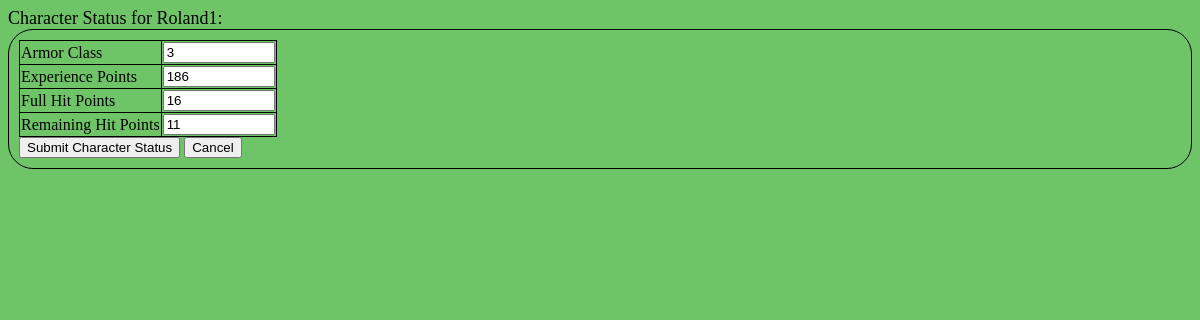
Screenshot of /osric_character_tools/editcharacterstatus.php?CharacterId=45 with the database file from the repository.
### tables this page shows
CREATE TABLE IF NOT EXISTS `characters` (
  `CharacterName` varchar(255) NOT NULL,
  `CharacterGender` int(11) NOT NULL,
  `CharacterAge` float NOT NULL,
  `CharacterHeight` float NOT NULL,
  `CharacterWeight` float NOT NULL,
  `CharacterId` bigint(20) unsigned NOT NULL AUTO_INCREMENT,
  `CharacterAlignment` int(11) NOT NULL,
  `RaceId` bigint(20) NOT NULL,
  PRIMARY KEY (`CharacterId`)
);

CREATE TABLE IF NOT EXISTS `character_status` (
  `CharacterId` bigint(20) NOT NULL,
  `CharacterStatusArmourClass` int(11) NOT NULL,
  `CharacterStatusExperiencePoints` int(11) NOT NULL,
  `CharacterStatusFullHitPoints` int(11) NOT NULL,
  `CharacterStatusRemainingHitPoints` int(11) NOT NULL
);

### osric_character_tools/inc/OsricDb.php (called while the page is built, shortened)
<?php
class OsricDb
{
	protected $cxn;
	public function doInit($aHost,$aUser,$aPasswd)
	{
		$aDbname = "osric_db";
		$this->cxn = mysqli_connect($aHost,$aUser,$aPasswd,$aDbname) or die("Couldn't connect to server");
	}
	public function getCharacter($characterId)
	{
		if($characterId == -1)
		{
			$row['CharacterName'] = "Dummy";
			$row['CharacterGender'] = "1";
			$row['CharacterAge'] = "42";
			$row['CharacterHeight'] = "65";
		}
		else
		{
			$query = sprintf("SELECT * FROM characters WHERE CharacterId='%s'",$characterId);
			$result = mysqli_query($this->cxn,$query) or die("Couldn't execute query.");
			$row = mysqli_fetch_assoc($result);
		}
		return $row;
	}
	public function getCharacterStatus($characterId)
	{
		$query = sprintf("SELECT * FROM `character_status` WHERE CharacterId='%s'",$characterId);
		$result = mysqli_query($this->cxn,$query) or die("Couldn't execute query:".$query);
		$row = mysqli_fetch_assoc($result);
		return $row;
	}
}
?>

### osric_character_tools/editcharacterstatus.php (the view, shortened to what this page needs)
<?php
$characterId = $_GET['CharacterId'];
require_once(dirname(__FILE__)."/inc/OsricDb.php");
$myOsricDb = new OsricDb();
$myOsricDb->doInit($host,$user,$passwd);
$character = $myOsricDb->getCharacter($characterId);
$characterStatus = $myOsricDb->getCharacterStatus($characterId);
$labels = array("CharacterStatusArmourClass"=>"Armor Class","CharacterStatusExperiencePoints"=>"Experience Points","CharacterStatusFullHitPoints"=>"Full Hit Points","CharacterStatusRemainingHitPoints"=>"Remaining Hit Points");
$inputTypes = array("CharacterStatusArmourClass"=>"integer","CharacterStatusExperiencePoints"=>"integer","CharacterStatusFullHitPoints"=>"integer","CharacterStatusRemainingHitPoints"=>"integer");
?>
<html>
<head>
<link rel="stylesheet" type="text/css" href="./css/class.css" />
</head>
<body>
<?php
echo "<div class='clsTitle'>Character Status for {$character['CharacterName']}:</div>\n";
echo "<form class='clsOsricForm' action='submitcharacterstatus.php' method='post'>\n";
echo "<table>";
foreach($labels as $field => $label)
{
	echo "<tr>";
	echo "<td>";
	echo "<label for='$field'>$label</label>";
	echo "</td>";
	$value = $characterStatus[$field];
	echo "<td>";
	$inputType = $inputTypes[$field];
	switch($inputType)
	{
		case "integer":
            echo "<input type='number' min='0' max='999999999' name='$field' value='$value'></input>";
		break;
	}
	echo "</td>";
	echo "</tr>";
}
echo "</table>";
?>
<div id="submit">
	<input type="submit" value="Submit Character Status"/>
	<input type="submit" name="cancelbutton" value="Cancel"/>
</div>
</form>
</body>
</html>

### osric_character_tools/css/class.css (style rules this page uses)
body { background-color: #6FC468; }
table { border: 1px solid black; border-collapse: collapse; }
td { border-right: 1px solid black; border-bottom: 1px solid black; }
.clsTitle { font-style: Verdana; font-size: large; }
.clsOsricForm { border-radius: 25px; border-style: solid; border-width: 1px; border-color: black; padding: 10px; }

### rows the page displays
characters: CharacterName "Roland1"
character_status: CharacterStatusArmourClass "3", CharacterStatusExperiencePoints "186", CharacterStatusFullHitPoints "16", CharacterStatusRemainingHitPoints "11"

### other values shown
$label "Armor Class"
$label "Experience Points"
$label "Full Hit Points"
$label "Remaining Hit Points"
